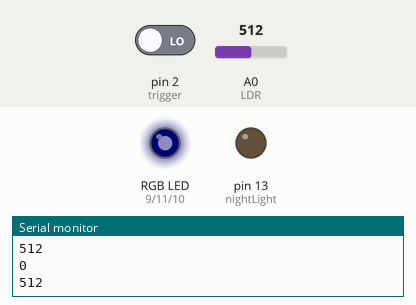
Recording of a sketch running on a simulated Arduino Uno, built with avr-gcc and run on an emulated ATmega328P. Parts: an RGB LED mixed from three pins (HIGH = lit), output pins drawn as LEDs (lit = HIGH), the last lines printed to the serial monitor. Inputs (shaded band) come from the test bench; at power-on: pin 2 (trigger) LOW, A0 (LDR) = 512. Dim RGB values are drawn brighter than linear.

Above: at 1.2 s.
1.3 s: pin 2 (trigger) driven HIGH
At 1.8 s:
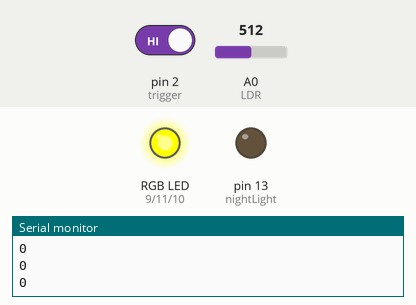
2.8 s: pin 2 (trigger) driven LOW
At 3.2 s:
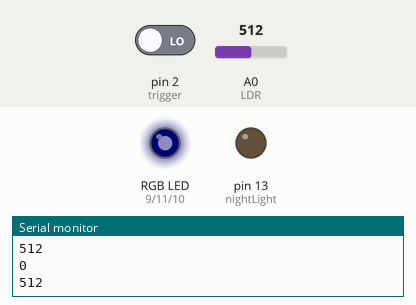
4.3 s: A0 (LDR) set to 487
At 5.5 s:
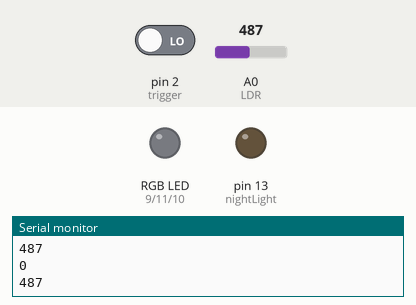
5.8 s: A0 (LDR) set to 511
At 7.0 s:
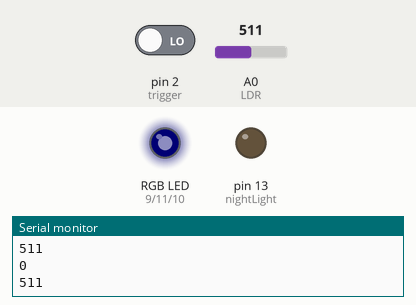
7.3 s: A0 (LDR) set to 306
At 8.5 s:
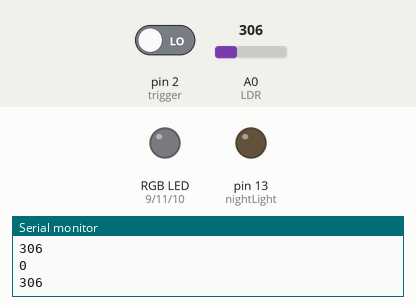
Timing chart, 0 to 9.8 s (numbered marks = the images above; inputs shaded):
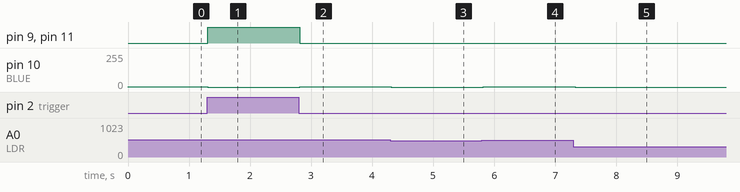

The sketch:

Smart_Lamp.ino
```cpp
/**

  Smart Lamp

**/


/* How many milliseconds the nightlight should stay on for (1 minutes would be 1 x 60 x 1000ms = 60000 */
int nightLightTimeOut = 60000;

#define RED 9
#define GREEN 11
#define BLUE 10
#define nightLight 13
#define trigger 2

unsigned long currentMillis = 0; // stores current time value
unsigned long previousMillis = 0; // the value of the previous days millis(), so we can reset each day
unsigned long currentMinutes = 0; // just easier to work with
unsigned int minutesUntilSunrise;
unsigned long nightLightTimeOff = 0; // A single number to store the time when we should deactive the current night light cycle
bool nightLightOn = false; // enable re-activation even when already activated

int LDR = 0;
int LDRValue = 0;
int Light_Sensitivity = 500;

int led = 13;                // the pin that the LED is atteched to
int sensor = 2;              // the pin that the sensor is atteched to
int state = LOW;             // by default, no motion detected
int val = 0;                 // variable to store the sensor status (value)


void setup() {
  pinMode(nightLight,OUTPUT);
  pinMode(trigger,INPUT);
  pinMode(RED, OUTPUT);
  pinMode(GREEN, OUTPUT);
  pinMode(BLUE, OUTPUT);

  Serial.begin(9600);

  pinMode(led, OUTPUT);      // initalize LED as an output
  pinMode(sensor, INPUT);    // initialize sensor as an input

  analogWrite(RED,0);
  analogWrite(GREEN,0);
  analogWrite(BLUE,0);

  // minutes until begin sunrise
  //minutesUntilSunrise = hoursUntilSunrise * 60;
  minutesUntilSunrise = 1;
  Serial.print("Minutes until sunrise:");
  Serial.println(minutesUntilSunrise);
}

void loop(){

  clock();

  sunrisealarm();

  motionTriggered();

  delay(100);

}

void clock(){
  if(millis() >= previousMillis+86400000){
    // a full day has elapsed, reset the clock;
    previousMillis +=86400000;
  }
  currentMillis = millis() - previousMillis; // this keeps our currentMillis the same each day
  currentMinutes = (currentMillis/1000)/60;
  Serial.println(currentMinutes);
}

void sunrisealarm(){
   //each second during the 30 minite period should increase the colour value by:
  float increment = (float) 255/(1*60);

  if(currentMinutes >= minutesUntilSunrise){
     //sunrise begins!
     float currentVal = (float)((currentMillis/1000) - (minutesUntilSunrise*60)) * increment;
     Serial.print("Current value for sunrise:");
     Serial.println(currentVal);
     //during ramp up, write the current value of minutes X brightness increment
     if(currentVal < 255){

         analogWrite(RED,currentVal);
         analogWrite(GREEN,currentVal);
         analogWrite(BLUE,currentVal);

     }
     else if(currentMinutes - minutesUntilSunrise < 4){

         analogWrite(RED,255);
         analogWrite(GREEN,255);
         analogWrite(BLUE,255);

     }
     else{
        analogWrite(RED,0);
        analogWrite(GREEN,0);
        analogWrite(BLUE,0);
      }
  }


}


void nightLamp () {
  LDRValue = analogRead(LDR);
  Serial.println(LDRValue);
  if(currentMinutes < minutesUntilSunrise){
    if (LDRValue > Light_Sensitivity) {

        analogWrite(BLUE,1);


    } else {
      analogWrite(BLUE,0);
    }
  } else {
      //analogWrite(BLUE,0);
  }
}


void motionTriggered(){
  val = digitalRead(sensor);   // read sensor value
  if(currentMinutes < minutesUntilSunrise){
    if (val == HIGH) {           // check if the sensor is HIGH
      if (analogRead(LDR) > Light_Sensitivity) {
        analogWrite(RED,255);
        analogWrite(GREEN,255);
        analogWrite(BLUE,0);
      }

      if (state == LOW) {
        Serial.println("Motion detected!");
        state = HIGH;       // update variable state to HIGH
      }
    }
    else {
        analogWrite(RED,0);
        analogWrite(GREEN,0);
        analogWrite(BLUE,0);
        nightLamp ();
        if (state == HIGH){
          Serial.println("Motion stopped!");
          state = LOW;       // update variable state to LOW

      }
    }
  }
}
```

Measured:
- after the input at 1.3 s, pin 9 (RED), pin 11 (GREEN): LOW → HIGH at once; pin 10 (BLUE): 1/255 → 0/255 at once
- after the input at 2.8 s, pin 9 (RED), pin 11 (GREEN): HIGH → LOW at once; pin 10 (BLUE): 0/255 → 1/255 at once
- after the input at 4.3 s, pin 10 (BLUE): 1/255 → 0/255 at once
- after the input at 5.8 s, pin 10 (BLUE): 0/255 → 1/255 at once
- after the input at 7.3 s, pin 10 (BLUE): 1/255 → 0/255 at once
